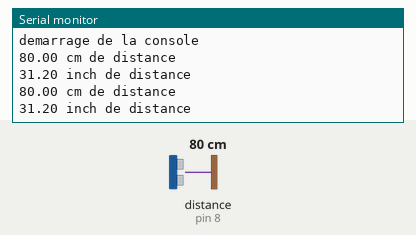
This program was run on a simulated Arduino Uno, built with avr-gcc and run on an emulated ATmega328P. On the bench: the last lines printed to the serial monitor. Wiring (inferred from the names in the program): ultrasonic range finder: trigger pin 10; echo pin 8. The inputs (shaded band) are chosen by the test bench; at power-on: distance to the obstacle (sensor on pin 8) 80 cm. The echo pulse lasts 58.3 µs per cm.

Above: at 1.8 s.
1.9 s: distance to the obstacle (sensor on pin 8) set to 2 cm
At 2.8 s:
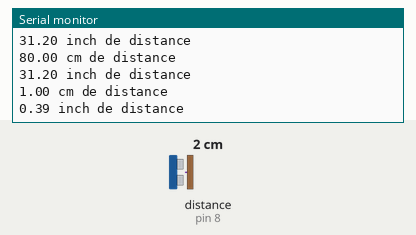
3.4 s: distance to the obstacle (sensor on pin 8) set to 4 cm
At 4.8 s:
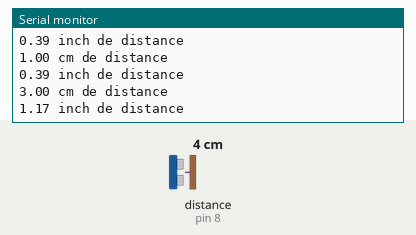
Timing chart, 0 to 6.4 s (numbered marks = the images above; inputs shaded):
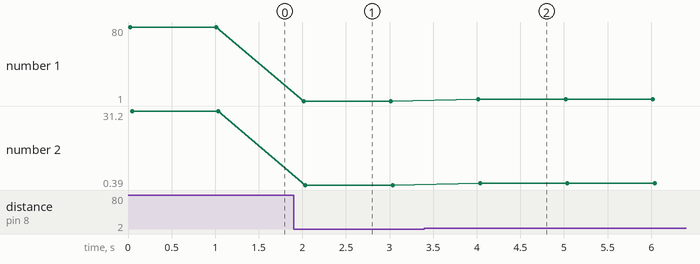

The program:

main.cpp
```cpp
#include <Arduino.h>
#include "DetecteurDistance.h"

const int borneTrigger = 10;
const int borneEcho = 8;
long duree, cm, pouces;
int distance;

DetecteurDistance* detecteur;

void Potentiometre(){
  pinMode(A0, INPUT);
  pinMode(A1, OUTPUT);
  pinMode(A2, OUTPUT);
  pinMode(A3, OUTPUT);
  pinMode(A4, OUTPUT);
  pinMode(A5, OUTPUT);

  //analogWrite(A0, 127);
  analogWrite(A1, 127);
  analogWrite(A2, 127);
  analogWrite(A3, 127);
  analogWrite(A4, 127);
  analogWrite(A5, 127);
}

void LirePotentiometre(){
  Serial.println(analogRead(A0));
  delay(1000);
}

void setup() {
  Serial.begin(9600);
  Serial.println("demarrage de la console");
  pinMode(borneTrigger, OUTPUT);
  pinMode(borneEcho, INPUT);
  detecteur = new DetecteurDistance(borneTrigger, borneEcho);
}

void loop() {
  int duree = detecteur->ObtenirDistance();

  double distanceCm = duree/2 /29;
  double distancePouces = (duree/2 /29)*0.39;

  Serial.print(distanceCm);
  Serial.println( " cm de distance");

  Serial.print(distancePouces);
  Serial.println(" inch de distance");
  delay(1000);
}
```

DetecteurDistance.h
```cpp
#pragma once

class DetecteurDistance{
    private:
    int m_pintrigger;
    int m_pinEcho;
    int danger = 4;
    int securitaire = 8;
    int collision = 0;

    public:
    DetecteurDistance(int p_pintrigger, int p_pinEcho);
    double ObtenirDistance();
    void DetectionObstacle(int p_pinVerte, int p_pinJaune, int p_pinRouge, int distance);
};
```

DetecteurDistance.cpp
```cpp
#include <Arduino.h>
#include "DetecteurDistance.h"


DetecteurDistance::DetecteurDistance(int p_pinTrigger, int p_pinEcho):
    m_pintrigger(p_pinTrigger),
    m_pinEcho(p_pinEcho)
{
    pinMode(m_pintrigger, OUTPUT);
    digitalWrite(m_pinEcho, LOW);

    pinMode(m_pinEcho, INPUT);
}

double DetecteurDistance::ObtenirDistance()
{
    digitalWrite(m_pintrigger, HIGH);
    delayMicroseconds(10);
    digitalWrite(m_pintrigger, LOW);

    int duree = pulseIn(m_pinEcho, HIGH);

    return duree;
}

void DetecteurDistance::DetectionObstacle(int p_pinVerte, int p_pinJaune, int p_pinRouge, int distance)
{
    if (distance >= securitaire){
        digitalWrite(p_pinVerte, HIGH);
        digitalWrite(p_pinJaune, LOW);
        digitalWrite(p_pinRouge, LOW);
    }
    else if(distance < securitaire && distance > danger){
        digitalWrite(p_pinVerte, LOW);
        digitalWrite(p_pinJaune, HIGH);
        digitalWrite(p_pinRouge, LOW);
    }
    else{
        digitalWrite(p_pinVerte, LOW);
        digitalWrite(p_pinJaune, LOW);
        digitalWrite(p_pinRouge, HIGH);
    }
}
```

Measured:
- after the input at 1.9 s, the serial monitor: prints a new line after 0.11 s (image 1)
- after the input at 3.4 s, the serial monitor: prints a new line after 0.62 s (image 2)
- plotted number 1: 80 → 1 after the input at 1.9 s, 1 → 3 after the input at 3.4 s
- plotted number 2: 31.2 → 0.39 after the input at 1.9 s, 0.39 → 1.17 after the input at 3.4 s
